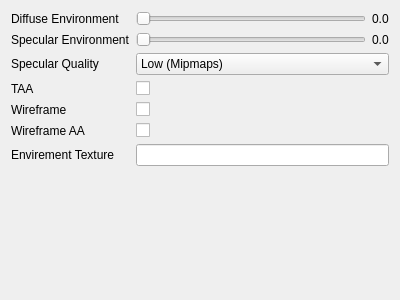
<?xml version="1.0" encoding="UTF-8"?>
<ui version="4.0">
 <class>Settings</class>
 <widget class="QWidget" name="Settings">
  <property name="geometry">
   <rect>
    <x>0</x>
    <y>0</y>
    <width>400</width>
    <height>300</height>
   </rect>
  </property>
  <property name="windowTitle">
   <string>Form</string>
  </property>
  <layout class="QFormLayout" name="formLayout">
   <item row="0" column="0">
    <layout class="QHBoxLayout" name="horizontalLayout_4">
     <item>
      <widget class="QLabel" name="diffuse_env">
       <property name="text">
        <string>Diffuse Environment</string>
       </property>
      </widget>
     </item>
    </layout>
   </item>
   <item row="0" column="1">
    <layout class="QHBoxLayout" name="horizontalLayout">
     <item>
      <widget class="QSlider" name="diffuse_env_sl">
       <property name="orientation">
        <enum>Qt::Horizontal</enum>
       </property>
      </widget>
     </item>
     <item>
      <widget class="QLabel" name="diffuse_env_l">
       <property name="text">
        <string>0.0</string>
       </property>
      </widget>
     </item>
    </layout>
   </item>
   <item row="1" column="0">
    <layout class="QHBoxLayout" name="horizontalLayout_5">
     <item>
      <widget class="QLabel" name="diffuse_env_2">
       <property name="text">
        <string>Specular Environment</string>
       </property>
      </widget>
     </item>
    </layout>
   </item>
   <item row="1" column="1">
    <layout class="QHBoxLayout" name="horizontalLayout_6">
     <item>
      <widget class="QSlider" name="specular_env_sl">
       <property name="orientation">
        <enum>Qt::Horizontal</enum>
       </property>
      </widget>
     </item>
     <item>
      <widget class="QLabel" name="specular_env_l">
       <property name="text">
        <string>0.0</string>
       </property>
      </widget>
     </item>
    </layout>
   </item>
   <item row="2" column="0">
    <widget class="QLabel" name="label">
     <property name="text">
      <string>Specular Quality</string>
     </property>
    </widget>
   </item>
   <item row="2" column="1">
    <widget class="QComboBox" name="spec_quality_cb">
     <item>
      <property name="text">
       <string>Low (Mipmaps)</string>
      </property>
     </item>
     <item>
      <property name="text">
       <string>Medium (GGX)</string>
      </property>
     </item>
     <item>
      <property name="text">
       <string>High (GGX)</string>
      </property>
     </item>
     <item>
      <property name="text">
       <string>Ultra (GGX)</string>
      </property>
     </item>
    </widget>
   </item>
   <item row="3" column="0">
    <widget class="QLabel" name="label_2">
     <property name="text">
      <string>TAA</string>
     </property>
    </widget>
   </item>
   <item row="3" column="1">
    <widget class="QCheckBox" name="taa_cb">
     <property name="text">
      <string/>
     </property>
    </widget>
   </item>
   <item row="5" column="1">
    <widget class="QCheckBox" name="wireframe_aa">
     <property name="text">
      <string/>
     </property>
    </widget>
   </item>
   <item row="5" column="0">
    <widget class="QLabel" name="label_3">
     <property name="text">
      <string>Wireframe AA</string>
     </property>
    </widget>
   </item>
   <item row="4" column="1">
    <widget class="QCheckBox" name="wireframe_">
     <property name="text">
      <string/>
     </property>
    </widget>
   </item>
   <item row="4" column="0">
    <widget class="QLabel" name="label_4">
     <property name="text">
      <string>Wireframe</string>
     </property>
    </widget>
   </item>
   <item row="6" column="1">
    <widget class="MyLineEdit" name="env_le"/>
   </item>
   <item row="6" column="0">
    <widget class="QLabel" name="env_l">
     <property name="text">
      <string>Envirement Texture</string>
     </property>
    </widget>
   </item>
  </layout>
 </widget>
 <customwidgets>
  <customwidget>
   <class>MyLineEdit</class>
   <extends>QLineEdit</extends>
   <header>../../src/editor/mylineedit.h</header>
  </customwidget>
 </customwidgets>
 <resources/>
 <connections/>
</ui>
